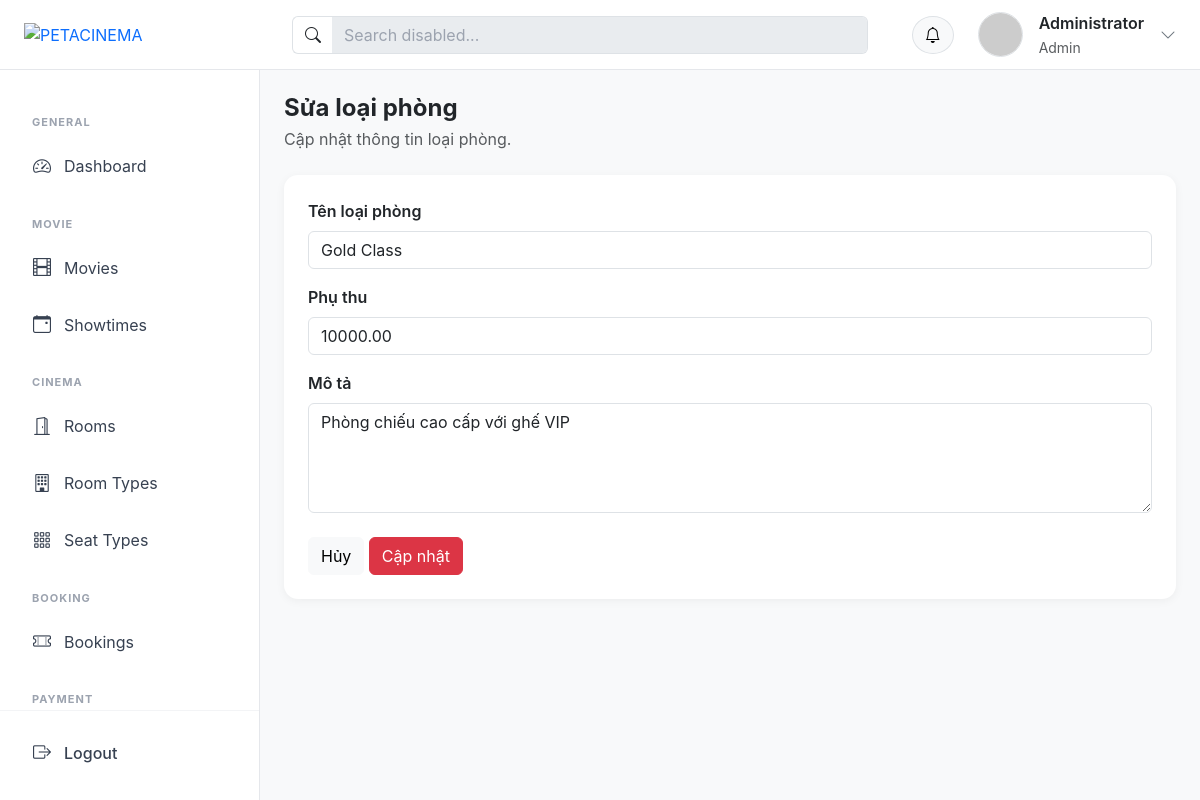
The app's page /?action=roomTypeEdit&id=9 (signed in) with its own data.
### tables this page shows
CREATE TABLE `room_types` (
  `id` int NOT NULL,
  `name` varchar(50) NOT NULL,
  `price_modifier` decimal(10,2) DEFAULT '0.00',
  `description` text
);

### controllers/RoomTypeController.php (called while the page is built, shortened)
<?php
class RoomTypeController
{
    public $roomTypeModel;
    public function __construct()
    {
        $this->roomTypeModel = new RoomTypeModel();
    }
    public function edit()
    {
        $id = (int)($_GET['id'] ?? 0);
        $roomType = $this->roomTypeModel->editById($id);
        require_once PATH_VIEW . 'admin/layout/layout.php';
    }
}

### index.php (called while the page is built, shortened)
<?php
spl_autoload_register(function ($class) {
    $fileName = "$class.php";
    $fileModel              = PATH_MODEL . $fileName;
});
require_once './routes/index.php';

### models/BaseModel.php (called while the page is built, shortened)
<?php
class BaseModel
{
    public function __construct()
    {
        $dsn = sprintf('mysql:host=%s;port=%s;dbname=%s;charset=utf8', DB_HOST, DB_PORT, DB_NAME);
        try {
            $this->pdo = new PDO($dsn, DB_USERNAME, DB_PASSWORD, DB_OPTIONS);
        } catch (PDOException $e) {
            die("Kết nối cơ sở dữ liệu thất bại: {$e->getMessage()}. Vui lòng thử lại sau.");
        }
    }
}

### models/RoomTypeModel.php (called while the page is built, shortened)
<?php
class RoomTypeModel extends BaseModel
{
    public function editById($id)
    {
        $sql = "SELECT * FROM room_types WHERE id = :id";
        $stmt = $this->pdo->prepare($sql);
        $stmt->bindParam('id', $id);
        $stmt->execute();
        return $stmt->fetch();
    }
}
?>

### views/admin/room-types/edit.php (the view, shortened to what this page needs)
<div class="mb-4">
    <h4 class="mb-1 fw-bold">Sửa loại phòng</h4>
    <p class="text-muted mb-0">Cập nhật thông tin loại phòng.</p>
</div>
<div class="card">
    <div class="card-body p-4">
        <form method="POST" action="?action=roomTypeEditProcess&id=<?= $roomType['id'] ?>">
            <div class="mb-3">
                <label class="form-label fw-semibold">Tên loại phòng</label>
                <input type="text" name="name" class="form-control" value="<?= htmlspecialchars($roomType['name']) ?>" required>
            </div>
            <div class="mb-3">
                <label class="form-label fw-semibold">Phụ thu</label>
                <input type="number" name="price_modifier" class="form-control" min="0" step="0.01" value="<?= htmlspecialchars($roomType['price_modifier']) ?>" required>
            </div>
            <div class="mb-4">
                <label class="form-label fw-semibold">Mô tả</label>
                <textarea name="description" class="form-control" rows="4"><?= htmlspecialchars($roomType['description'] ?? '') ?></textarea>
            </div>
            <a href="?action=room-types" class="btn btn-light">Hủy</a>
            <button type="submit" class="btn btn-danger">Cập nhật</button>
        </form>
    </div>
</div>

### assets/css/admin.css (style rules this page uses)
:root { --header-height: 70px; --sidebar-width: 260px; }
body { margin: 0; background: #f8f9fa; font-family: "Inter", -apple-system, BlinkMacSystemFont, "Segoe UI", Roboto, sans-serif; min-height: 100vh; }
.card { border: none; border-radius: 14px; box-shadow: 0 2px 10px rgba(0, 0, 0, 0.05); }

### records on screen
room_types: name "Gold Class", price_modifier "10000.00", description "Phòng chiếu cao cấp với ghế VIP"

### other values on screen
$user['fullname'] "Administrator"
$user['role'] "Admin"
